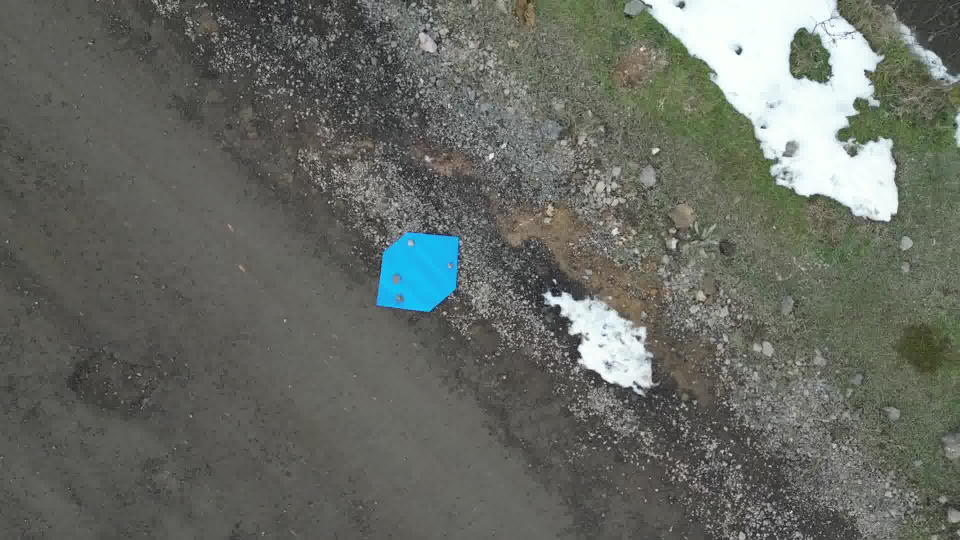
#> input picture fred.jpg, 1920 x 1080 px (shown at 1/2 size)
$ python detect_objectv00.py
#> lines starting #> are read from the running program, lines starting #| are printed output that depends on the picture; after the words box and inside, x2 and y2 are one past the last pixel; in counts of white or black regions, pixels touching at a corner belong together
import numpy as np
import cv2 as cv
from ultralytics import YOLO
import time

kernel = np.array([
       [0, 0, 1, 0, 0],
       [0, 1, 1, 1, 0],
       [1, 1, 1, 1, 1],
       [0, 1, 1, 1, 0],
       [0, 0, 1, 0, 0]], dtype="uint8")

def get_hsv_bounds(rgb_color, hue_range=10, sat_min=100, val_min=100):
    bgr_color = np.uint8([[rgb_color[::-1]]])
    hsv_color = cv.cvtColor(bgr_color, cv.COLOR_BGR2HSV)[0][0]
    h, s, v = hsv_color

    lower_bound = np.array([max(h - hue_range, 0), sat_min, val_min])
    upper_bound = np.array([min(h + hue_range, 179), 255, 255])

    return lower_bound, upper_bound

def contour_corner(contour):
    epsilon = 0.02 * cv.arcLength(contour, True)
    approx = cv.approxPolyDP(contour, epsilon, True)
    corners = len(approx)
    return corners

def main():
    #img = cv.imread("dene01.png")
    img = cv.imread("fred.jpg")
#> img is the input picture: shape (1080, 1920, 3); mean B, G, R 99.5, 106.2, 102.8
    img = cv.resize(img, (1280,720))
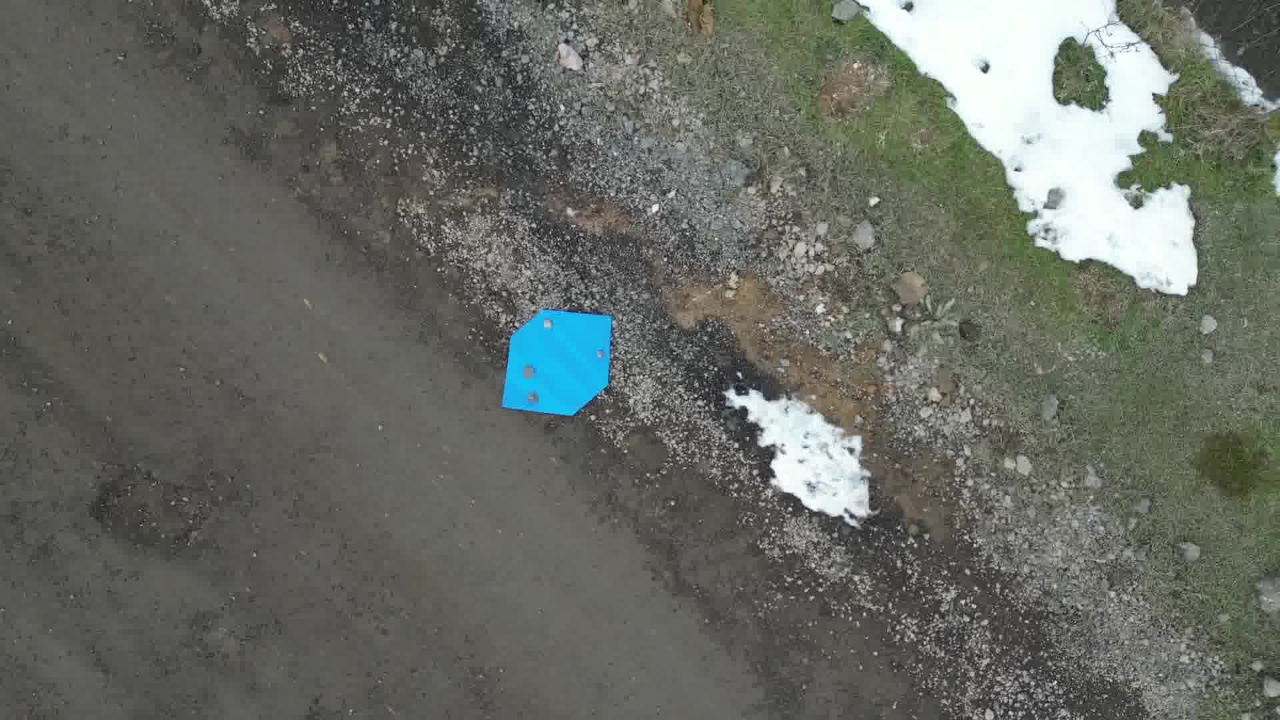
#> img: shape (720, 1280, 3); mean B, G, R 99.5, 106.2, 102.7

    rgb_color1 = (251,103,146)  # red
    rgb_color2 = (0,194,247)  # blue

    lower_blue1, upper_blue1 = get_hsv_bounds(rgb_color1)
    lower_blue2, upper_blue2 = get_hsv_bounds(rgb_color2)

    hsv = cv.cvtColor(img, cv.COLOR_BGR2HSV)
#> hsv: shape (720, 1280, 3); mean H, S, V 38.4, 24.3, 107.6
    mask_red = cv.inRange(hsv, lower_blue1, upper_blue1)
#> mask_red: shape (720, 1280); every value is 0
    mask_blue = cv.inRange(hsv, lower_blue2, upper_blue2)
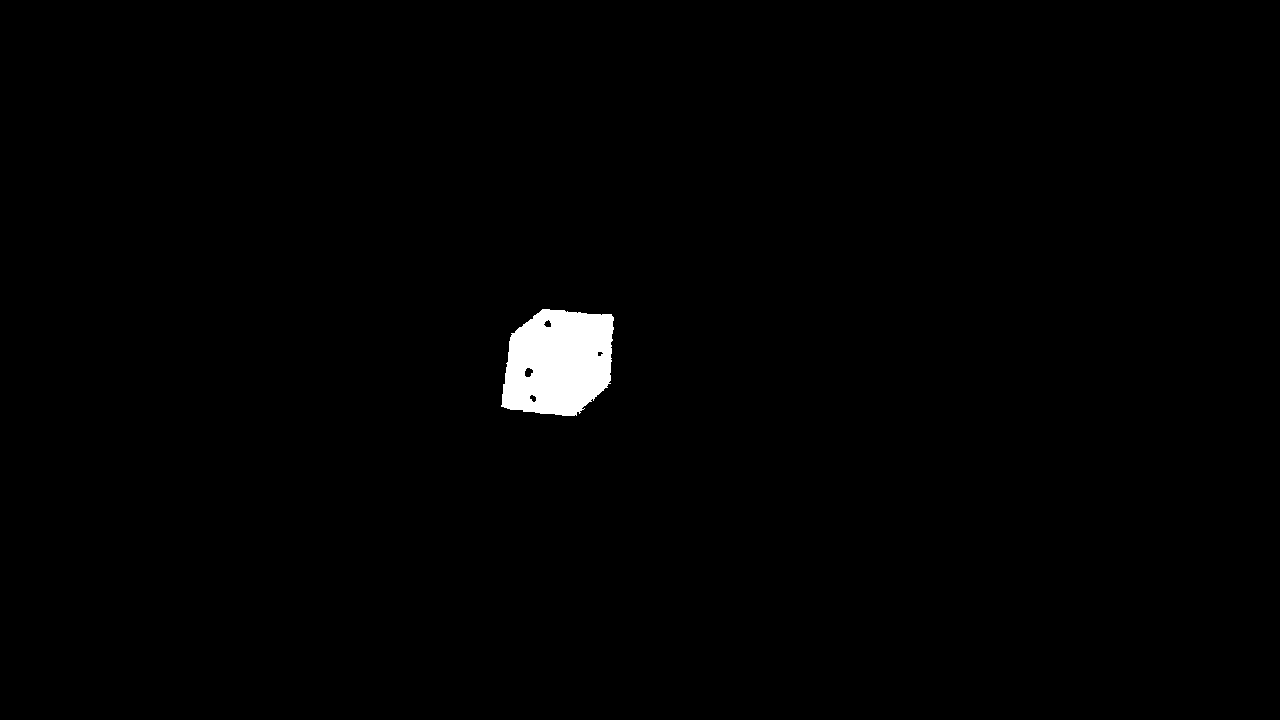
#> mask_blue: shape (720, 1280); 1% white; 1 white region, box (x1, y1, x2, y2) and area: (501, 309, 614, 416) 9634

    if np.count_nonzero(mask_red) > 0 and np.count_nonzero(mask_blue) > 0:
        mask = cv.bitwise_not(mask_red, mask_blue)
    elif np.count_nonzero(mask_red) > 0:
        mask = cv.bitwise_not(mask_red)
    elif np.count_nonzero(mask_blue) > 0:
        mask = cv.bitwise_not(mask_blue)
    else:
        return

    opening = cv.morphologyEx(mask, cv.MORPH_OPEN, kernel,iterations=2)
#> opening: shape (720, 1280); 98.9% white; 1 black region, box (x1, y1, x2, y2) and area: (501, 309, 614, 416) 9798
    closing = cv.morphologyEx(opening, cv.MORPH_CLOSE, kernel,iterations=2)
#> closing: shape (720, 1280); 98.9% white; 1 black region

    contours, hierarchy = cv.findContours(closing, cv.RETR_TREE, cv.CHAIN_APPROX_SIMPLE)
#> contours = 2 contours; box (x1, y1, x2, y2) and area: (0, 0, 1280, 720) 919601, (501, 308, 615, 417) 9952

    max_area = 0
    frame_idx = -1
    for i, cnt in enumerate(contours):
        area = cv.contourArea(cnt)
        if area > max_area:
            max_area = area
            frame_idx = i
#> this loop made 2 passes
#> (cnt, area, max_area, frame_idx) on pass 1: ([[0, 0], [0, 719], [1279, 719], [1279, 0]], 919601, 919601, 0)
#> area on pass 2: 9952.5
#> after the loop, frame_idx = 0; max_area = 919601

    for i, cnt in enumerate(contours):
        if i == frame_idx:
            continue

        parent = hierarchy[0][i][3]
        if parent == frame_idx or parent == -1:
            color = (255, 0, 0)
        else:
            M = cv.moments(cnt)
            if M["m00"] != 0:
                cx = int(M["m10"] / M["m00"])
                cy = int(M["m01"] / M["m00"])
                cv.circle(img, (cx, cy), 4, (0, 0, 0), -1)
            color = (0, 255, 0)
        cv.drawContours(img, [cnt], -1, color, thickness=2)
#> this loop made 2 passes
#> (parent, color) on pass 2: (0, (255, 0, 0))
#> cnt on pass 1: [[0, 0], [0, 719], [1279, 719], [1279, 0]]
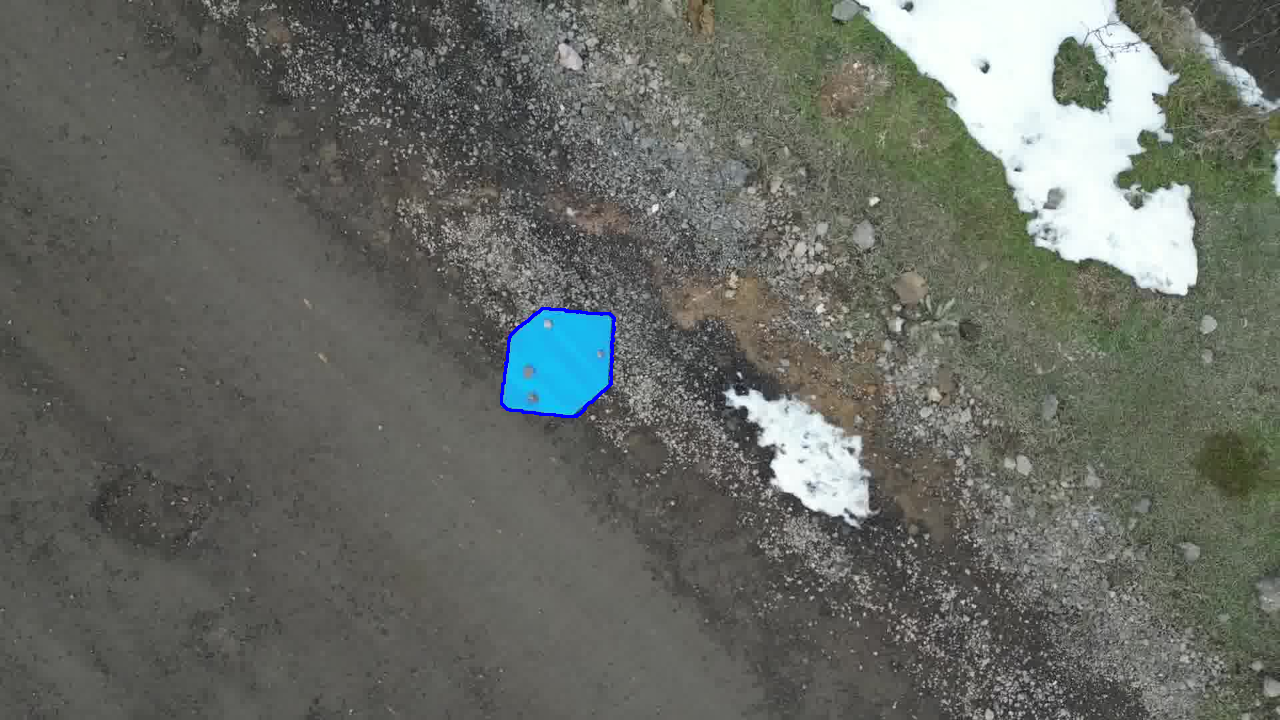
#> img: shape (720, 1280, 3); 0.14% of pixels changed, all inside (x1, y1, x2, y2) = (500, 307, 616, 418)

    cv.imshow("Closing", closing)
    cv.imshow("img", img)


    cv.waitKey(0)
    cv.destroyAllWindows()


if __name__ == "__main__":
    main()
